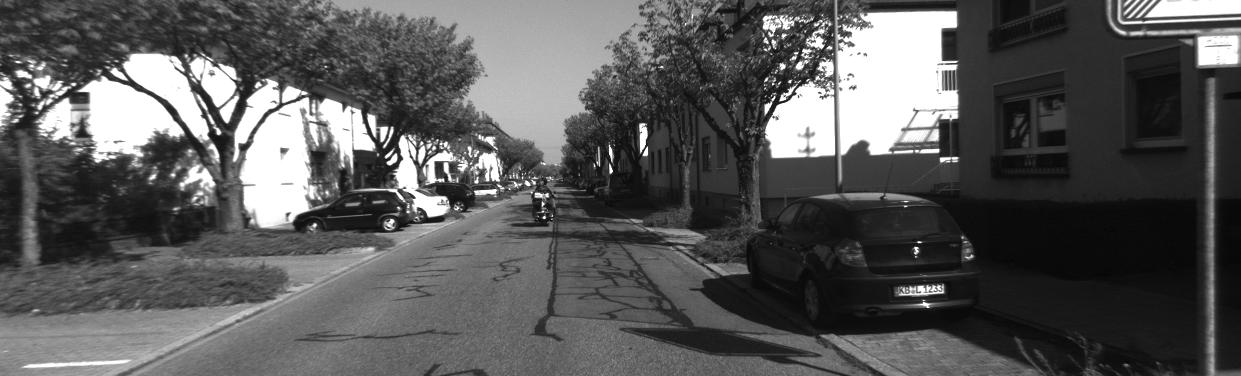
#> input picture exercise_05_stereoVision/data/left/000000.png, 1241 x 376 px, found by its file name
$ python main.py
#> lines starting #> are read from the running program, lines starting #| are printed output that depends on the picture
#> further down, img is the input picture: shape (376, 1241); min 6, max 255, mean 89
### exercise_03_keypoint/python_code/shi_tomasi.py
import numpy as np
from scipy import signal


def shi_tomasi(img, patch_size):
    """ Returns the shi-tomasi scores for an image and patch size patch_size
        The returned scores are of the same shape as the input image """
#> called with patch_size = 9

    pass
    # TODO: Your code here
    sobel_x = np.array([[-1, 0, 1],
                    [-2, 0, 2],
                    [-1, 0, 1]])


    sobel_y = np.array([[-1, -2, -1],
                        [0, 0, 0],
                        [1, 2, 1]])


    Ix = signal.convolve2d(img, sobel_x, mode='valid')
    Iy = signal.convolve2d(img, sobel_y, mode='valid')
    # valid limita la convoluzione evitando di fare la convoluzione se il fitro di sobel finisce fuori dai bordi dell'immagine
    # successivamente servirà inserire del padding per riportare l'immagine alla dimensione desiderata --> padding con tutti zeri

    Ixx = Ix ** 2
    Iyy = Iy ** 2
    Ixy = Ix * Iy

    # Finestra di somma (patch) per la convoluzione
    patch = np.ones((patch_size, patch_size))

    # Somma delle componenti all'interno della patch
    sIxx = signal.convolve2d(Ixx, patch, mode='valid')
    sIyy = signal.convolve2d(Iyy, patch, mode='valid')
    sIxy = signal.convolve2d(Ixy, patch, mode='valid')
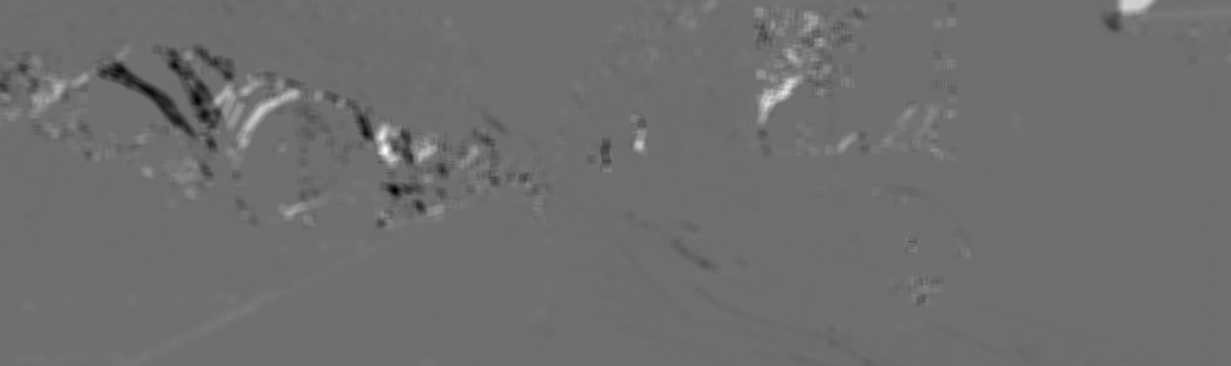
#> sIxy: shape (366, 1231) float64; min -8384185, max 10868882, mean -724.1; drawn with min black and max white

    # facendo la convoluzione con una window di ones, in realtà sto rimpiazzando ogni valore di Ixx, Iyy, Ixy con la somma dei valori di
    # Ixx, Iyy, Ixy all'interno del patch e alla fine salvo i risultati in Sxx, Syy, Sxy

    trace = sIxx + sIyy
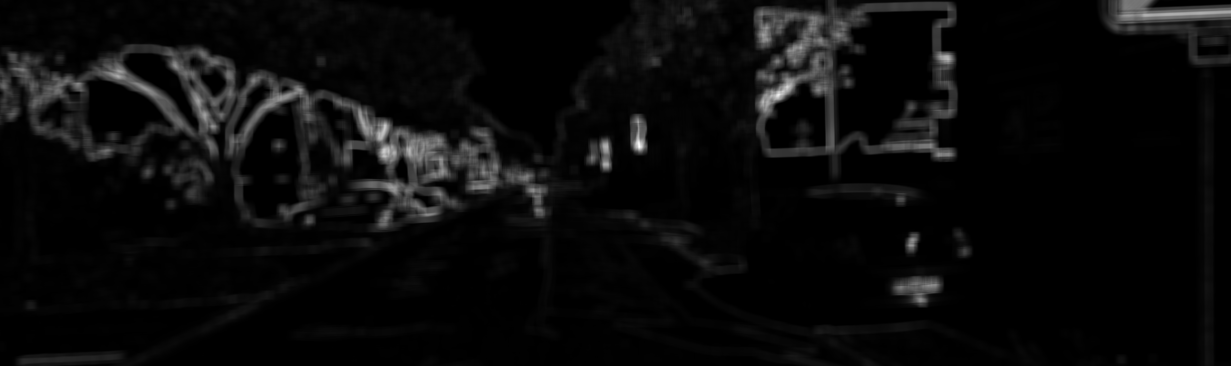
#> trace: shape (366, 1231) float64; min 0, max 31697940, mean 1365587.1; drawn with min black and max white
    determinant = sIxx * sIyy - sIxy**2

    # the eigen values of a matrix M=[a,b;c,d] are lambda1/2 = (Tr(A)/2 +- ((Tr(A)/2)^2-det(A))^.5
    # The smaller one is the one with the negative sign
    R_shi_tomasi = trace/2 - ((trace/2)**2 - determinant)**0.5

    R_shi_tomasi[R_shi_tomasi < 0] = 0 # imposto a zero tutti i valori minori di zero

    # Padding per ottenere la dimensione originale
    pad_size = (patch_size // 2) + 1
    # devo aggiungerci il patch_size + 1 perché perdo anche 1 pixel quando calcolo le derivate con i filtri di sobel
    R_shi_tomasi_padded = np.pad(R_shi_tomasi, pad_width=pad_size, mode='constant', constant_values=0)
    # con mode='constant' agiungo un valore costante come padding e con constan_values specifico che il valore costante è zero
    # in pratica aggiungo del padding 0 di dimensione pad_size


    return R_shi_tomasi_padded


### exercise_03_keypoint/python_code/harris.py
import numpy as np
from scipy import signal


def harris(img, patch_size, kappa):
    """ Returns the harris scores for an image given a patch size and a kappa value
        The returned scores are of the same shape as the input image """
#> called with patch_size = 9, kappa = 0.08

    pass
    # TODO: Your code here
    sobel_x = np.array([[-1, 0, 1],
                    [-2, 0, 2],
                    [-1, 0, 1]])


    sobel_y = np.array([[-1, -2, -1],
                        [0, 0, 0],
                        [1, 2, 1]])


    Ix = signal.convolve2d(img, sobel_x, mode='valid')
    Iy = signal.convolve2d(img, sobel_y, mode='valid')
    # valid limita la convoluzione evitando di fare la convoluzione se il fitro di sobel finisce fuori dai bordi dell'immagine
    # successivamente servirà inserire del padding per riportare l'immagine alla dimensione desiderata --> padding con tutti zeri

    Ixx = Ix ** 2
    Iyy = Iy ** 2
    Ixy = Ix * Iy

    # Finestra di somma (patch) per la convoluzione
    patch = np.ones((patch_size, patch_size))

    # Somma delle componenti all'interno della patch
    sIxx = signal.convolve2d(Ixx, patch, mode='valid')
    sIyy = signal.convolve2d(Iyy, patch, mode='valid')
    sIxy = signal.convolve2d(Ixy, patch, mode='valid')

    # facendo la convoluzione con una window di ones, in realtà sto rimpiazzando ogni valore di Ixx, Iyy, Ixy con la somma dei valori di
    # Ixx, Iyy, Ixy all'interno del patch e alla fine salvo i risultati in Sxx, Syy, Sxy

    trace = sIxx + sIyy
    determinant = sIxx * sIyy - sIxy**2

    R_harris = determinant - kappa * (trace ** 2)
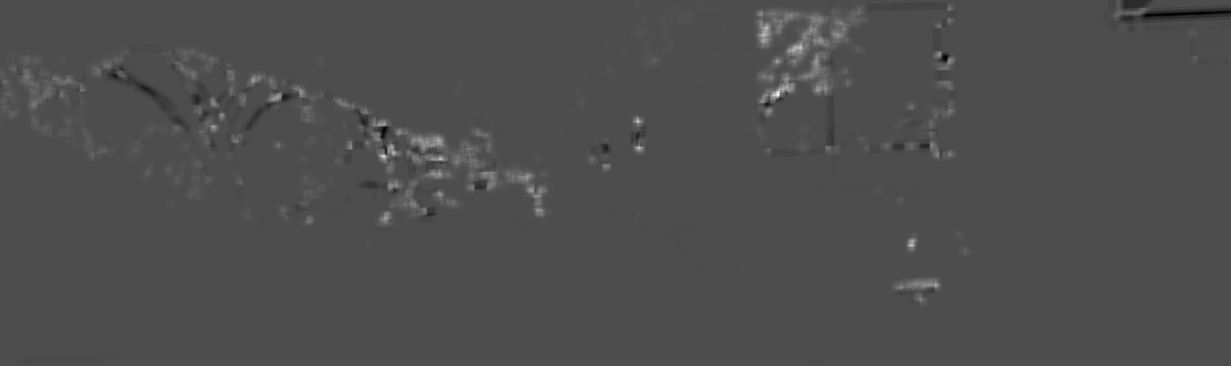
#> R_harris: shape (366, 1231) float64; min -3.82e+13, max 8.72e+13, mean 4.63e+11; drawn with min black and max white

    R_harris[R_harris < 0] = 0

    pad_size = (patch_size // 2) + 1
    R_harris_padded = np.pad(R_harris, pad_width=pad_size, mode='constant', constant_values=0)

    return R_harris_padded

### exercise_03_keypoint/python_code/select_keypoints.py
import numpy as np


def selectKeypoints(scores, num, r):
    """
    Selects the num best scores as keypoints and performs non-maximum supression of a (2r + 1)*(2r + 1) box around
    the current maximum.
    """
#> called with num = 200, r = 8
    pass
    # TODO: Your code here
    keypoints = np.zeros((2,num))

    # creo del padding per la non-maximum suppression
    scores_copy = np.pad(scores, pad_width=r, mode='constant', constant_values=0)

    for i in range(num):
        # Trova il massimo valore e la sua posizione
        max_idx = np.unravel_index(np.argmax(scores_copy), scores_copy.shape)
        keypoints[:, i] = max_idx[0] - r, max_idx[1] - r # devo sottrarre r per il padding
        # Non-maximum suppression: azzera tutti i valori nel raggio specificato
        x, y = max_idx
        scores_copy[x-r:x+r+1, y-r:y+r+1] = 0
#> this loop made 200 passes
#> (x, y) on passes 1 to 3: (107, 791), (169, 396), (60, 813)
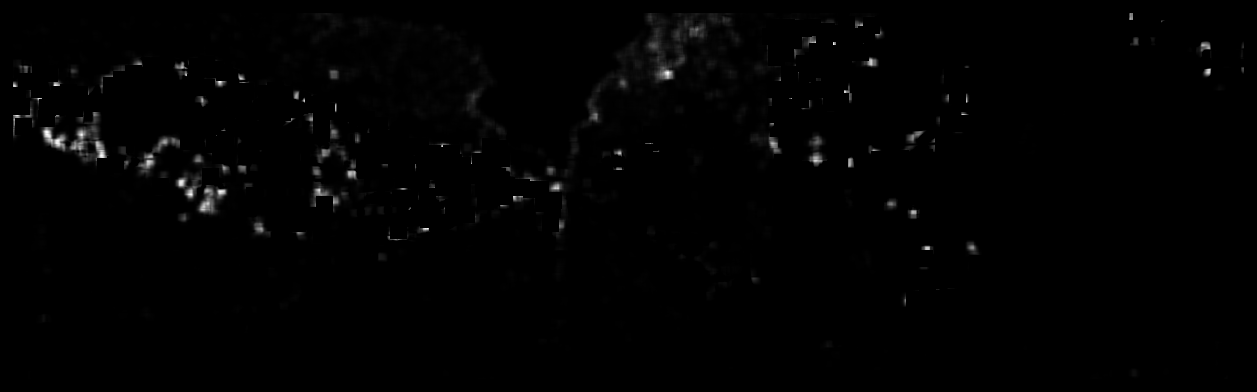
#> scores_copy: shape (392, 1257) float64; min 0, max 8.07e+12, mean 6.69e+10; drawn with min black and max white

    return keypoints

### exercise_03_keypoint/python_code_solution/describe_keypoints.py
import numpy as np


def describeKeypoints(img, keypoints, r):
    """
    Returns a (2r+1)^2xN matrix of image patch vectors based on image img and a 2xN matrix containing the keypoint
    coordinates. r is the patch "radius".
    """
#> called with keypoints = array of shape (2, 200), r = 9
    pass
    N = keypoints.shape[1]
#> N = 200
    desciptors = np.zeros([(2*r+1)**2, N])
    padded = np.pad(img, [(r, r), (r, r)], mode='constant', constant_values=0)
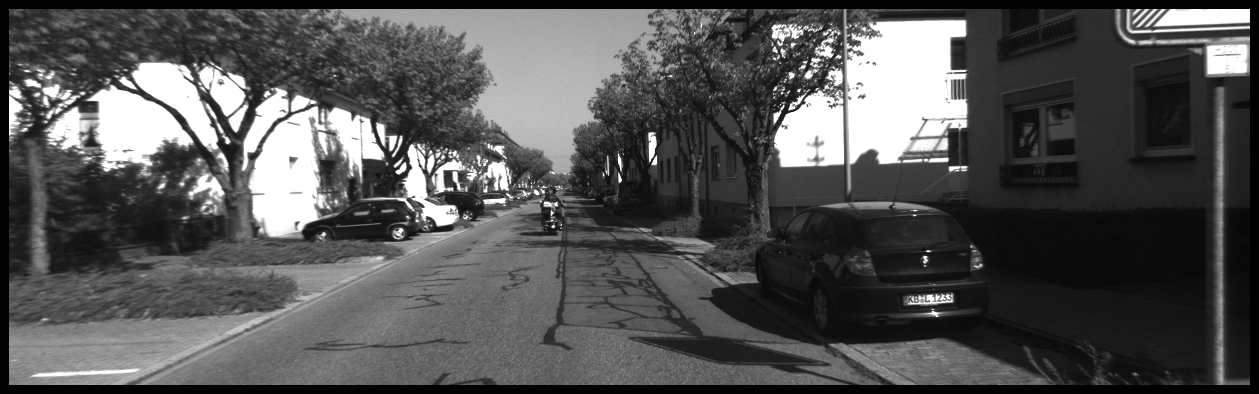
#> padded: shape (394, 1259); min 0, max 255, mean 83.7

    for i in range(N):
        kp = keypoints[:, i] + r
        x, y = int(kp[0]), int(kp[1])
        desciptors[:, i] = padded[(x - r):(x + r + 1), (y - r):(y + r + 1)].flatten()
#> this loop made 200 passes
#> (x, y) on passes 1 to 3: (108, 792), (170, 397), (61, 814)
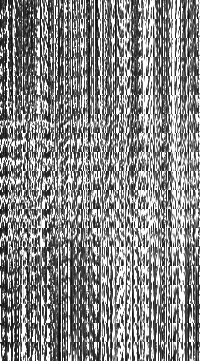
#> desciptors: shape (361, 200) float64; min 8, max 255, mean 134.6

    return desciptors

### exercise_03_keypoint/python_code_solution/main.py
import cv2
import matplotlib.pyplot as plt

from shi_tomasi import shi_tomasi
from harris import harris
from select_keypoints import selectKeypoints
from describe_keypoints import describeKeypoints
from match_descriptors import matchDescriptors
from plot_matches import plotMatches

if __name__=="__main__":
    # Randomly chosen parameters that seem to work well - can you find better ones?
    corner_patch_size = 9
    harris_kappa = 0.08
    num_keypoints = 200
    nonmaximum_supression_radius = 8
    descriptor_radius = 9
    match_lambda = 4

    img = cv2.imread('data/000000.png', cv2.IMREAD_GRAYSCALE)

    # Part 1 - Calculate Corner Response Functions
    # Shi-Tomasi
    shi_tomasi_scores = shi_tomasi(img, corner_patch_size)

    # Harris
    harris_scores = harris(img, corner_patch_size, harris_kappa)
    fig, axs = plt.subplots(2, 2)
    axs[0, 0].imshow(img, cmap='gray')
    axs[0, 0].axis('off')
    axs[0, 1].imshow(img, cmap='gray')
    axs[0, 1].axis('off')

    axs[1, 0].imshow(shi_tomasi_scores)
    axs[1, 0].set_title('Shi-Tomasi Scores')
    axs[1, 0].axis('off')

    axs[1, 1].imshow(harris_scores)
    axs[1, 1].set_title('Harris Scores')
    axs[1, 1].axis('off')

    fig.tight_layout()
    #plt.show()

    # Part 2 - Select keypoints
    keypoints = selectKeypoints(harris_scores, num_keypoints, nonmaximum_supression_radius)

    plt.clf()
    plt.close()
    plt.imshow(img, cmap='gray')
    plt.plot(keypoints[1, :], keypoints[0, :], 'rx', linewidth=2)
    plt.axis('off')
    #plt.show()

    # Part 3 - Describe keypoints and show 16 strongest keypoint descriptors
    descriptors = describeKeypoints(img, keypoints, descriptor_radius)

    plt.clf()
    plt.close()
    fig, axs = plt.subplots(4, 4)
    patch_size = 2 * descriptor_radius + 1
    for i in range(16):
        axs[i // 4, i % 4].imshow(descriptors[:, i].reshape([patch_size, patch_size]))
        axs[i // 4, i % 4].axis('off')

    plt.show()
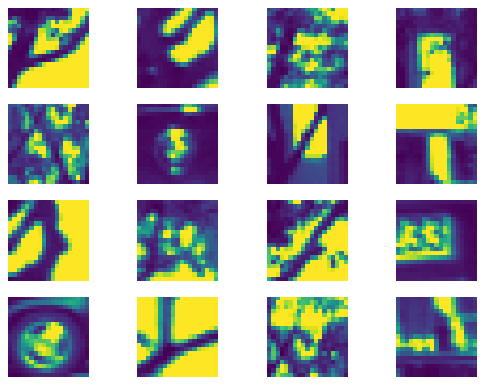
#> figure drawn by matplotlib, 16 panels
    '''
    # Part 4 - Match descriptors between first two images
    img_2 = cv2.imread('../data/000001.png', cv2.IMREAD_GRAYSCALE)
    harris_scores_2 = harris(img_2, corner_patch_size, harris_kappa)
    keypoints_2 = selectKeypoints(harris_scores_2, num_keypoints, nonmaximum_supression_radius)
    descriptors_2 = describeKeypoints(img_2, keypoints_2, descriptor_radius)

    matches = matchDescriptors(descriptors_2, descriptors, match_lambda)

    plt.clf()
    plt.close()
    plt.imshow(img_2, cmap='gray')
    plt.plot(keypoints_2[1, :], keypoints_2[0, :], 'rx', linewidth=2)
    plotMatches(matches, keypoints_2, keypoints)
    plt.tight_layout()
    plt.axis('off')
    plt.show()

    # Part 5 - Match descriptors between all images
    prev_desc = None
    prev_kp = None
    for i in range(200):
        plt.clf()
        img = cv2.imread('../data/{0:06d}.png'.format(i), cv2.IMREAD_GRAYSCALE)
        scores = harris(img, corner_patch_size, harris_kappa)
        kp = selectKeypoints(scores, num_keypoints, nonmaximum_supression_radius)
        desc = describeKeypoints(img, kp, descriptor_radius)

        plt.imshow(img, cmap='gray')
        plt.plot(kp[1, :], kp[0, :], 'rx', linewidth=2)
        plt.axis('off')

        if prev_desc is not None:
            matches = matchDescriptors(desc, prev_desc, match_lambda)
            plotMatches(matches, kp, prev_kp)
        prev_kp = kp
        prev_desc = desc

        plt.pause(0.1)
'''

$ run again, with exercise_05_stereoVision/data/left/000001.png copied over exercise_05_stereoVision/data/left/000000.png
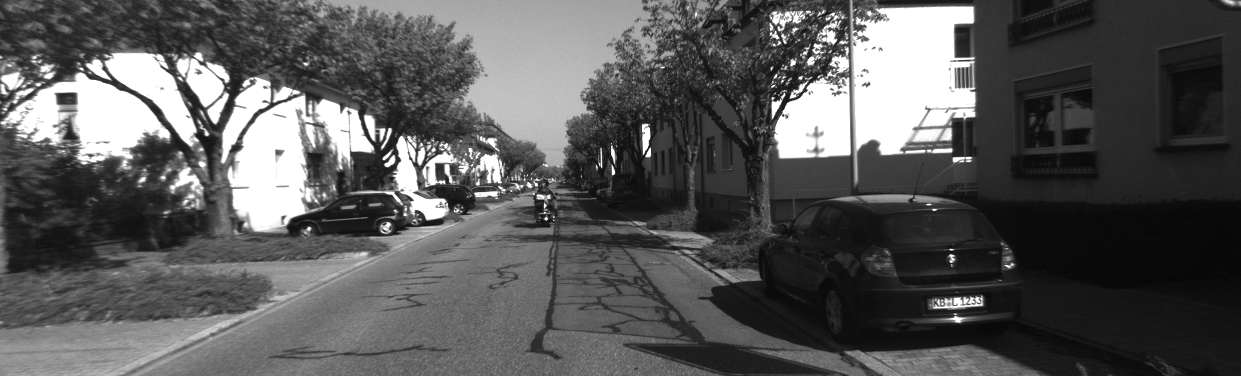
#> input picture exercise_05_stereoVision/data/left/000001.png, 1241 x 376 px, found by its file name
#> img is the input picture: shape (376, 1241); min 5, max 255, mean 88.4
#> the loop in selectKeypoints, `for i in range(num):` made 200 passes
#> (x, y) on passes 1 to 3: (135, 653), (104, 801), (171, 394)
#> after the loop in selectKeypoints, `for i in range(num):`:
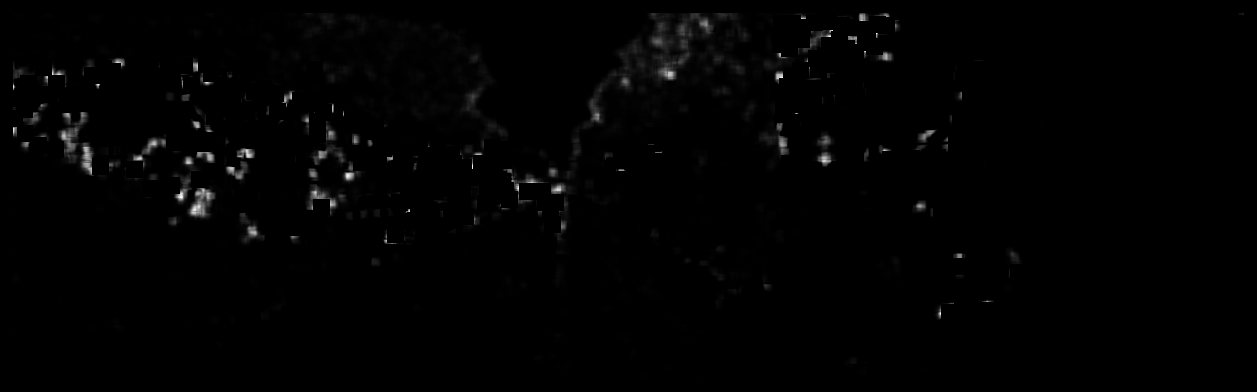
#> scores_copy: shape (392, 1257) float64; min 0, max 7.36e+12, mean 6.45e+10; drawn with min black and max white
#> the loop in describeKeypoints, `for i in range(N):` made 200 passes
#> (x, y) on passes 1 to 3: (136, 654), (105, 802), (172, 395)
#> after the loop in describeKeypoints, `for i in range(N):`:
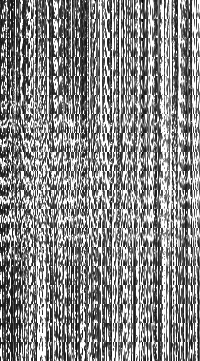
#> desciptors: shape (361, 200) float64; min 0, max 255, mean 135.5
